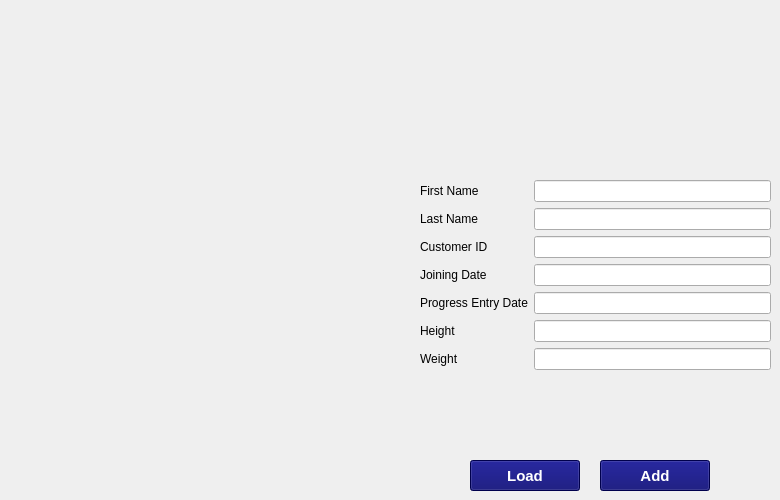
        <widget class="QWidget" name="AddProgresstab">
         <attribute name="title">
          <string>Add Progress</string>
         </attribute>
         <widget class="QWidget" name="formLayoutWidget_8">
          <property name="geometry">
           <rect>
            <x>420</x>
            <y>180</y>
            <width>351</width>
            <height>241</height>
           </rect>
          </property>
          <layout class="QFormLayout" name="formLayout_7">
           <item row="0" column="0">
            <widget class="QLabel" name="firstNameLabel_6">
             <property name="text">
              <string>First Name </string>
             </property>
            </widget>
           </item>
           <item row="0" column="1">
            <widget class="QLineEdit" name="firstNameLineEdit_6"/>
           </item>
           <item row="1" column="0">
            <widget class="QLabel" name="lastNameLabel_6">
             <property name="text">
              <string>Last Name</string>
             </property>
            </widget>
           </item>
           <item row="1" column="1">
            <widget class="QLineEdit" name="lastNameLineEdit_6"/>
           </item>
           <item row="2" column="0">
            <widget class="QLabel" name="customerIDLabel_2">
             <property name="text">
              <string>Customer ID</string>
             </property>
            </widget>
           </item>
           <item row="2" column="1">
            <widget class="QLineEdit" name="customerIDLineEdit_2"/>
           </item>
           <item row="3" column="0">
            <widget class="QLabel" name="joiningDateLabel">
             <property name="text">
              <string>Joining Date</string>
             </property>
            </widget>
           </item>
           <item row="3" column="1">
            <widget class="QLineEdit" name="joiningDateLineEdit"/>
           </item>
           <item row="4" column="0">
            <widget class="QLabel" name="progressEntryDateLabel">
             <property name="text">
              <string>Progress Entry Date</string>
             </property>
            </widget>
           </item>
           <item row="4" column="1">
            <widget class="QLineEdit" name="progressEntryDateLineEdit"/>
           </item>
           <item row="5" column="0">
            <widget class="QLabel" name="heightLabel">
             <property name="text">
              <string>Height</string>
             </property>
            </widget>
           </item>
           <item row="5" column="1">
            <widget class="QLineEdit" name="heightLineEdit"/>
           </item>
           <item row="6" column="0">
            <widget class="QLabel" name="weightLabel">
             <property name="text">
              <string>Weight</string>
             </property>
            </widget>
           </item>
           <item row="6" column="1">
            <widget class="QLineEdit" name="weightLineEdit"/>
           </item>
          </layout>
         </widget>
         <widget class="QPushButton" name="load_dataButton_2">
          <property name="geometry">
           <rect>
            <x>470</x>
            <y>460</y>
            <width>110</width>
            <height>31</height>
           </rect>
          </property>
          <property name="font">
           <font>
            <family>Ubuntu</family>
            <pointsize>11</pointsize>
            <weight>75</weight>
            <italic>false</italic>
            <bold>true</bold>
           </font>
          </property>
          <property name="styleSheet">
           <string notr="true">background-color: rgba(0,0,106);
color: rgb(255,255,255);
font: 75 bold 11pt &quot;Ubuntu&quot;;
</string>
          </property>
          <property name="text">
           <string>Load</string>
          </property>
         </widget>
         <widget class="QPushButton" name="load_dataButton_3">
          <property name="geometry">
           <rect>
            <x>600</x>
            <y>460</y>
            <width>110</width>
            <height>31</height>
           </rect>
          </property>
          <property name="font">
           <font>
            <family>Ubuntu</family>
            <pointsize>11</pointsize>
            <weight>75</weight>
            <italic>false</italic>
            <bold>true</bold>
           </font>
          </property>
          <property name="styleSheet">
           <string notr="true">background-color: rgb(0,0,106);
color: rgb(255,255,255);
font: 75 bold 11pt &quot;Ubuntu&quot;;
</string>
          </property>
          <property name="text">
           <string>Add</string>
          </property>
         </widget>
        </widget>
